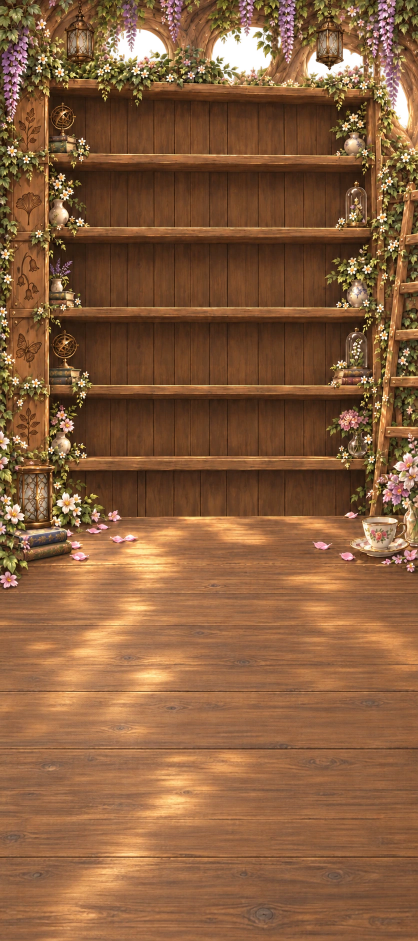
#> input picture mobile/assets/bookhouse/continuous-structure.webp, 836 x 1881 px, given in place of continuous-structure.png, which was not available (shown at 1/2 size)
$ python buildTreehouseDesk.py
#> lines starting #> are read from the running program, lines starting #| are printed output that depends on the picture; after the words box and inside, x2 and y2 are one past the last pixel; in counts of white or black regions, pixels touching at a corner belong together
"""Build the Treehouse writing desk (assets/bookhouse/composed/desk-cutout.webp) from continuous-structure.png.

continuous-structure.png is the bookshelf's own painting with a chair-free writing desk (registered to interior.png:
cs = (x + 2) * 0.815, y * 0.815). In the composed Treehouse scene the desk stands in front of the bookcase, so its
backboard must not hide the shelf: below the desk's back edge (row 1031) the painting is kept whole; above it only the
objects standing on the desk are kept (the lantern and its flowers on the left, the vase of flowers on the right), cut
from the backboard behind them with OpenCV's GrabCut. Nothing is scaled, recoloured or repainted.

  python scripts/buildTreehouseDesk.py        (needs opencv-python, numpy, Pillow)
"""
from pathlib import Path

import cv2
import numpy as np
from PIL import Image

ROOT = Path(__file__).resolve().parent.parent
SOURCE = ROOT / 'assets/bookhouse/continuous-structure.png'
OUT = ROOT / 'assets/bookhouse/composed/desk-cutout.webp'
TOP = 860        # first row kept (above the props)
EDGE = 1031      # the desk top's back edge
PAD = 160        # continuous-structure px the desk top carries on past each end of the painting
CUP_OUTLINE = [(1078, 807), (1114, 820), (10 ** 6, 770)]   # (below row, first column the boards take over): beside the
#   cup and handle, beside the saucer, then (below the teacup) well inside the painting so the join fades over open boards
RIGHT_BOARDS = 500   # plain boards (same rows) the right-hand continuation is taken from
LEFT_BOARDS = 230    # plain boards (same rows) the left-hand continuation is taken from, right of the lantern's books
FADE = 28            # cross-fade width at the left join
LANTERN = (0, 270, 1190)   # the lantern group's box: x0, x1, bottom row (continuous-structure px)
LANTERN_SHIFT = 110  # how far it moves left (into the desk's own left-hand boards)
# On the desk: the outline of the two books and the lantern's base; and the zone where its leaves and blossoms lie.
LANTERN_BOOKS = [(38, 1031), (106, 1031), (106, 1050), (132, 1051), (141, 1098), (139, 1123), (36, 1126), (22, 1092), (24, 1054), (38, 1050)]
LANTERN_PLANTS = [(0, 1031), (214, 1031), (214, 1066), (64, 1068), (70, 1175), (0, 1175)]
REFILL_FROM = 300   # the vacated spot takes the boards this far to its right (same rows; plain boards, no petals)
WALL_TILE = (260, 1000, 790, 1150)   # interior.png: plain boards and the rail below them


def cut(rgb: np.ndarray, alpha: np.ndarray, box, background=()):
    """GrabCut the objects in `box` (x0, y0, x1) above the desk's edge; `background` rects are known backboard."""
    x0, y0, x1 = box
    bgr = cv2.cvtColor(rgb[y0:EDGE + 40, x0:x1], cv2.COLOR_RGB2BGR).copy()
    mask = np.full(bgr.shape[:2], cv2.GC_PR_FGD, np.uint8)
    mask[EDGE - y0:, :] = cv2.GC_FGD
    for a0, b0, a1, b1 in background:
        mask[b0 - y0:b1 - y0, a0 - x0:a1 - x0] = cv2.GC_BGD
    bgd, fgd = np.zeros((1, 65), np.float64), np.zeros((1, 65), np.float64)
    cv2.grabCut(bgr, mask, None, bgd, fgd, 6, cv2.GC_INIT_WITH_MASK)
    keep = np.where((mask == cv2.GC_FGD) | (mask == cv2.GC_PR_FGD), 255, 0).astype(np.uint8)
    keep = cv2.morphologyEx(keep, cv2.MORPH_OPEN, np.ones((3, 3), np.uint8))
    keep = cv2.GaussianBlur(keep, (3, 3), 0)
    alpha[y0:EDGE, x0:x1] = np.maximum(alpha[y0:EDGE, x0:x1], keep[:EDGE - y0])


def move_lantern(wide: np.ndarray, edge: int) -> None:
    """Move the lantern group (the lantern, the books it stands on, the blossoms beside it) LANTERN_SHIFT px left on the
    desk, so it no longer stands in front of the shelf's lowest year labels. Only the objects move (cut from the desk
    with GrabCut), sideways only; where they stood is refilled from the desk's own boards (shift-map), so the planks
    stay row-aligned and nothing else on the desk moves."""
    x0, x1, y1 = PAD + LANTERN[0], PAD + LANTERN[1], LANTERN[2] - TOP
    rgb = np.ascontiguousarray(wide[:y1, x0:x1, :3])
    h, w = rgb.shape[:2]
    # Which pixels belong to the group. Above the desk's edge: what the cut-out already kept. On the desk: the books and
    # the lantern's base (their outline), and, within the group's box, the leaves and blossoms — green, pink or white
    # (anything in its zone that is not the desk's brown wood).
    obj = np.zeros((h, w), np.uint8)
    obj[:edge] = np.where(wide[:edge, x0:x1, 3] > 128, 255, 0)
    solid = np.zeros((h, w), np.uint8)
    cv2.fillPoly(solid, [np.array([[x - LANTERN[0], y - TOP] for x, y in LANTERN_BOOKS], np.int32)], 255)
    hsv = cv2.cvtColor(np.ascontiguousarray(rgb), cv2.COLOR_RGB2HSV).astype(np.int32)
    H, S, V = hsv[..., 0], hsv[..., 1], hsv[..., 2]
    wood = (H >= 5) & (H <= 24) & (S >= 85) & (V >= 45)
    plant = ~wood
    zone = np.zeros((h, w), np.uint8)
    cv2.fillPoly(zone, [np.array([[x - LANTERN[0], y - TOP] for x, y in LANTERN_PLANTS], np.int32)], 255)
    plants = np.where(plant & (zone > 0), 255, 0).astype(np.uint8)
    plants = cv2.morphologyEx(plants, cv2.MORPH_OPEN, np.ones((2, 2), np.uint8))
    plants = cv2.morphologyEx(plants, cv2.MORPH_CLOSE, np.ones((5, 5), np.uint8))
    obj[edge:] = np.maximum(solid[edge:], plants[edge:])
    group = np.dstack([rgb, obj])
    # Where it stood: above the edge nothing; on the desk, the same rows of plain boards from just to its right (the
    # planks run straight across), blended in through the group's own soft outline.
    wide[:edge, x0:x1, 3] = 0
    gone = np.clip(cv2.GaussianBlur(cv2.dilate(obj, np.ones((15, 15), np.uint8)), (21, 21), 0).astype(np.float32) / 255 * 1.6, 0, 1)[:, :, None]
    here = wide[edge:y1, x0:x1, :3].astype(np.float32)
    boards = wide[edge:y1, x0 + REFILL_FROM:x1 + REFILL_FROM, :3].astype(np.float32)
    wide[edge:y1, x0:x1, :3] = np.clip(here * (1 - gone[edge:]) + boards * gone[edge:], 0, 255).astype(np.uint8)
    # Set it down LANTERN_SHIFT px to the left, edges feathered.
    a = cv2.GaussianBlur(obj, (3, 3), 0).astype(np.float32)[:, :, None] / 255
    d0 = x0 - LANTERN_SHIFT
    dst = wide[:y1, d0:d0 + w].astype(np.float32)
    # its contact shadow on the desk where it now stands (the books' own footprint, softened)
    shadow = np.zeros((h, w), np.uint8)
    cv2.fillPoly(shadow, [np.array([[x - LANTERN[0] - 3, y - TOP + 4] for x, y in LANTERN_BOOKS], np.int32)], 255)
    shadow[:edge] = 0
    sh = cv2.GaussianBlur(shadow, (21, 21), 0).astype(np.float32)[:, :, None] / 255 * .45
    dst[:, :, :3] = dst[:, :, :3] * (1 - sh * (1 - a))
    dst[:, :, :3] = dst[:, :, :3] * (1 - a) + rgb * a
    dst[:, :, 3:] = np.maximum(dst[:, :, 3:], a * 255)
    wide[:y1, d0:d0 + w] = np.clip(dst, 0, 255).astype(np.uint8)


def build_wall() -> None:
    """The dark wooden wall beyond the room on wide windows: the plain boards and rail below the bookcase in
    interior.png (not the shelf), as a tile the scene repeats and darkens."""
    src = np.asarray(Image.open(ROOT / 'assets/bookhouse/interior.png').convert('RGB'))
    x0, y0, x1, y1 = WALL_TILE
    Image.fromarray(src[y0:y1, x0:x1]).save(OUT.parent / 'wood-wall.webp', 'WEBP', quality=90, method=6)
    print('wood-wall.webp', x1 - x0, '×', y1 - y0)


def main() -> None:
    rgba = np.asarray(Image.open(SOURCE).convert('RGBA')).copy()
#> rgba is the input picture: shape (1881, 836, 4); mean R, G, B, A 134.4, 90.5, 56.4, 247.5
    assert rgba.shape[:2] == (1881, 836), 'continuous-structure.png must be the original 836 × 1881 painting'
    rgb = rgba[:, :, :3]
    alpha = np.zeros(rgba.shape[:2], np.uint8)
    alpha[EDGE:] = 255
    # the lantern, the flowers around it and the vines at the painting's edge (not the pillar or the planks behind)
    cut(rgb, alpha, (0, 918, 215), background=[(118, 918, 215, 952), (165, 952, 215, 985), (9, 918, 26, 975)])
    # (The tall vase of flowers at the far right is left out: at the painting's scale it crowds the bookmarks.)
    rgba[:, :, 3] = alpha
    rgba = rgba[TOP:]
#> rgba: shape (1021, 836, 4)
    # The desk is wider than the painting it stands in: its top carries on past both ends with its own boards. The planks
    # run straight across, so each row is continued with the same row of plain boards from nearby (the plank lines stay
    # aligned), cross-faded in over a few px. On the right this starts just past the teacup's outline, so the left-out
    # vase's glass base goes too; the teacup, its handle and saucer are untouched.
    edge = EDGE - TOP
    w = rgba.shape[1]
#> w = 836
    wide = np.zeros((rgba.shape[0], PAD * 2 + w, 4), np.uint8)
    wide[:, PAD:PAD + w] = rgba
    rows = wide[edge:, :, :3].astype(np.float32)
    src = rgba[edge:, :, :3].astype(np.float32)
    for r in range(rows.shape[0]):
        y = EDGE + r
        start = next(x for y1, x in CUP_OUTLINE if y < y1)              # where the boards take over on this row
        n = PAD + w - start
        boards = src[r, RIGHT_BOARDS:RIGHT_BOARDS + n]
        ramp = np.clip(np.arange(n) / (6 if start > 800 else 40), 0, 1)[:, None]
        rows[r, PAD + start:] = rows[r, PAD + start:] * (1 - ramp) + boards * ramp
        left = src[r, LEFT_BOARDS:LEFT_BOARDS + PAD + FADE]
        lramp = np.clip((PAD + FADE - 1 - np.arange(PAD + FADE)) / FADE, 0, 1)[:, None]
        rows[r, :PAD + FADE] = rows[r, :PAD + FADE] * (1 - lramp) + left * lramp
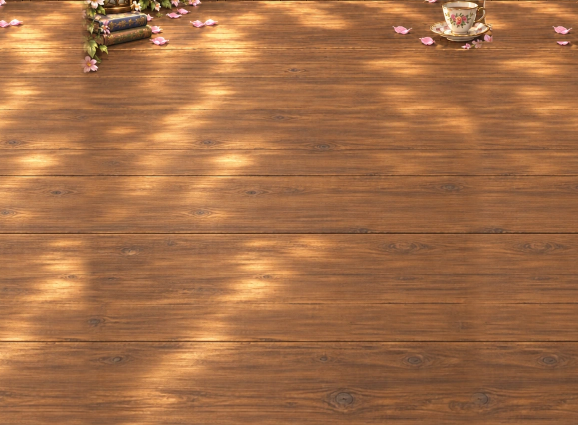
#> rows: shape (850, 1156, 3) float32 (shown at 1/2 size); mean R, G, B 163.7, 110.3, 71.1
    wide[edge:, :, :3] = np.clip(rows, 0, 255).astype(np.uint8)
    wide[edge:, :PAD, 3] = 255
    wide[edge:, PAD + w:, 3] = 255
    wide[:edge, PAD + CUP_OUTLINE[0][1]:, 3] = 0                        # nothing above the edge right of the teacup
    move_lantern(wide, edge)
#> in move_lantern, `obj[:edge] = np.where(wide[:edge, x0:x1, 3] > 128, 255, 0)`:
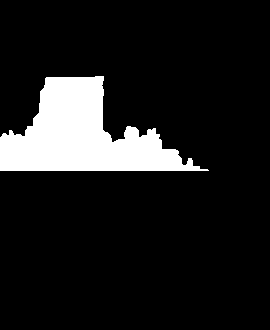
#> obj: shape (330, 270); 11.6% white; 1 white region, box (x1, y1, x2, y2) and area: (0, 76, 209, 171) 10365
#> in move_lantern, `cv2.fillPoly(solid, [np.array([[x - LANTERN[0], y - TOP] for x, y in L..`: solid: shape (330, 270); 11% white; 1 white region, box (x1, y1, x2, y2) and area: (22, 171, 142, 267) 9803
#> in move_lantern, `wood = (H >= 5) & (H <= 24) & (S >= 85) & (V >= 45)`: wood: shape (330, 270) bool; 84.2% white; 239 black regions (158 under 20 px), largest, box (x1, y1, x2, y2) and area: (26, 195, 147, 239) 1967, (105, 105, 162, 192) 1732, (6, 129, 51, 199) 1049
#> in move_lantern, `cv2.fillPoly(zone, [np.array([[x - LANTERN[0], y - TOP] for x, y in LA..`: zone: shape (330, 270); 17.2% white; 1 white region, box (x1, y1, x2, y2) and area: (0, 171, 215, 316) 15298
#> in move_lantern, `plants = np.where(plant & (zone > 0), 255, 0).astype(np.uint8)`: plants: shape (330, 270); 4.4% white; 56 white regions (38 under 20 px), largest, box (x1, y1, x2, y2) and area: (26, 195, 147, 239) 1125, (105, 171, 149, 192) 520, (22, 171, 51, 199) 383
#> in move_lantern, `plants = cv2.morphologyEx(plants, cv2.MORPH_OPEN, np.ones((2, 2), np.u..`: plants: shape (330, 270); 4.2% white; 33 white regions (12 under 20 px), largest, box (x1, y1, x2, y2) and area: (32, 201, 67, 239) 511, (107, 172, 150, 193) 510, (67, 196, 146, 210) 487
#> in move_lantern, `plants = cv2.morphologyEx(plants, cv2.MORPH_CLOSE, np.ones((5, 5), np...`: plants: shape (330, 270); 4.7% white; 13 white regions (6 under 20 px), largest, box (x1, y1, x2, y2) and area: (67, 172, 201, 210) 1631, (15, 172, 67, 246) 1321, (22, 253, 69, 286) 450
#> in move_lantern, `obj[edge:] = np.maximum(solid[edge:], plants[edge:])`: obj: shape (330, 270); 25.3% white; 5 white regions (2 under 20 px), largest, box (x1, y1, x2, y2) and area: (0, 76, 209, 286) 21813, (173, 189, 216, 208) 403, (15, 288, 37, 314) 338
#> in move_lantern, `boards = wide[edge:y1, x0 + REFILL_FROM:x1 + REFILL_FROM, :3].astype(n..`:
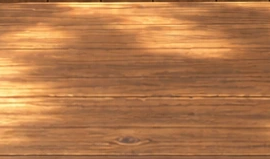
#> boards: shape (159, 270, 3) float32; mean R, G, B 177.7, 119.7, 74.6
#> in move_lantern, `wide[edge:y1, x0:x1, :3] = np.clip(here * (1 - gone[edge:]) + boards *..`: wide: shape (1021, 1156, 4); mean R, G, B, A 150.9, 101.5, 65, 212.3
#> in move_lantern, `cv2.fillPoly(shadow, [np.array([[x - LANTERN[0] - 3, y - TOP + 4] for ..`: shadow: shape (330, 270); 11% white; 1 white region, box (x1, y1, x2, y2) and area: (19, 175, 139, 271) 9803
#> in move_lantern, `dst[:, :, :3] = dst[:, :, :3] * (1 - sh * (1 - a))`: dst: shape (330, 270, 4) float32; mean R, G, B, A 131.3, 93.7, 58.9, 122.9
#> in move_lantern, `dst[:, :, 3:] = np.maximum(dst[:, :, 3:], a * 255)`:
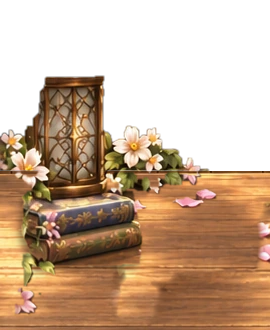
#> dst: shape (330, 270, 4) float32; mean R, G, B, A 134.9, 98.9, 64.4, 152.4; transparent parts drawn white
#> in move_lantern, `wide[:y1, d0:d0 + w] = np.clip(dst, 0, 255).astype(np.uint8)`:
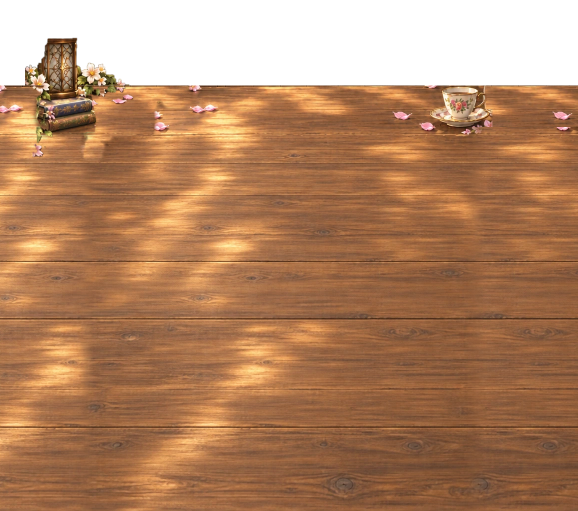
#> wide: shape (1021, 1156, 4) (shown at 1/2 size); mean R, G, B, A 151.1, 101.8, 65.4, 214.5; transparent parts drawn white
    OUT.parent.mkdir(parents=True, exist_ok=True)
    Image.fromarray(wide).save(OUT, 'WEBP', quality=94, method=6)
    print(OUT.name, wide.shape[1], '×', wide.shape[0], '(pad', PAD, ')')
#| desk-cutout.webp 1156 × 1021 (pad 160 )
    build_wall()
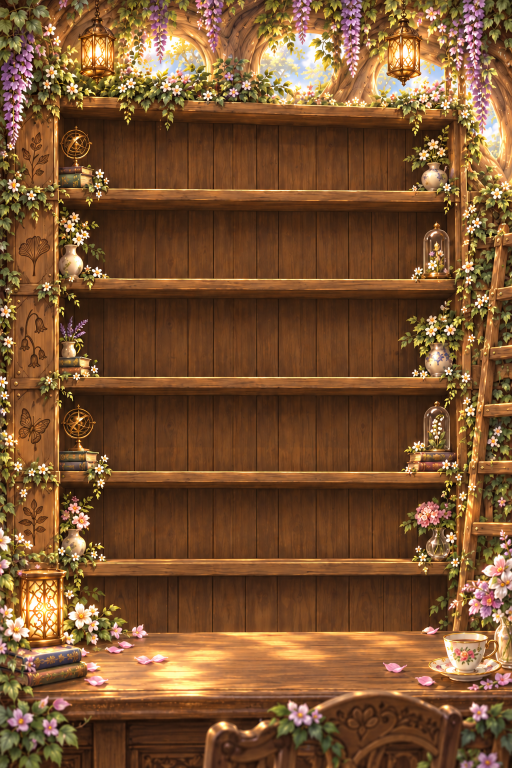
#> input picture mobile/assets/bookhouse/interior.webp, 1024 x 1536 px, given in place of interior.png, which was not available (shown at 1/2 size)
#> in build_wall, src is the input picture: shape (1536, 1024, 3); mean R, G, B 123.1, 83.9, 49.7
#> in build_wall, `Image.fromarray(src[y0:y1, x0:x1]).save(OUT.parent / 'wood-wall.webp',..`:
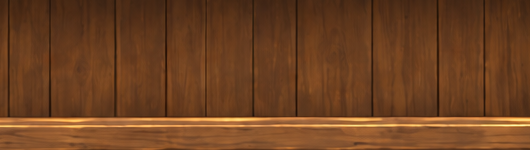
#> saved as wood-wall.webp: PIL image 530x150 RGB; mean R, G, B 109.8, 65.4, 33.8


if __name__ == '__main__':
    main()
